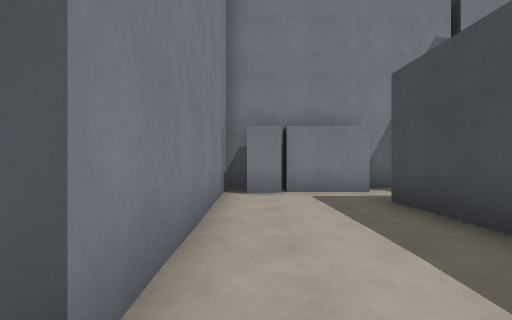
[1] (above)

21 first-person views from a walk through a level from a Godot 3-D game. The camera is 1.5 m above the floor, looks level and sees 80° across. The floor is counted in squares, 2 m on a side. Each view is taken from the middle of a square. On the plan, view 1 faces up. The plan holds only what a view shows up to about 10 squares ahead; the rest is blank. The place goes on beyond the plan. Surface patterns are stand-ins for the level's own textures.

[2]
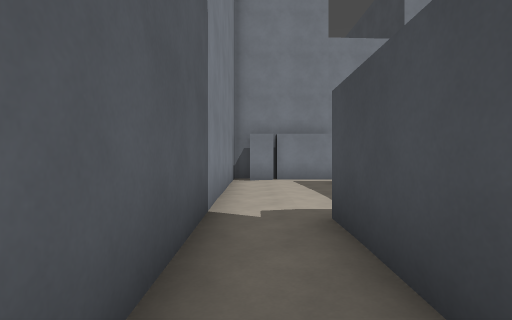

[3]
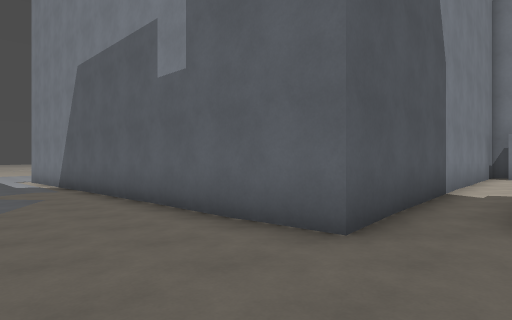

[4]
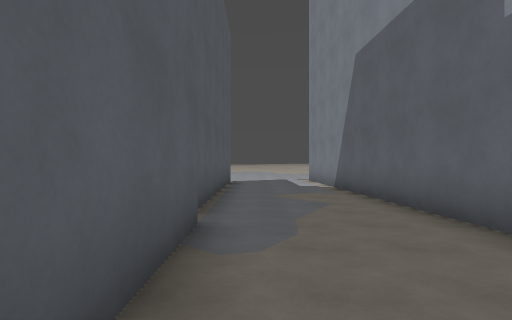

[5]
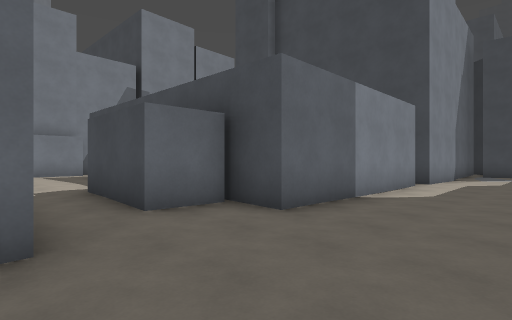

[6]
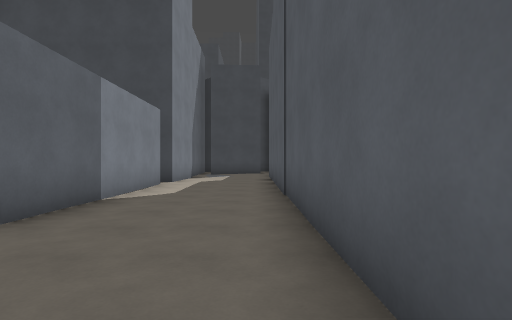

[7]
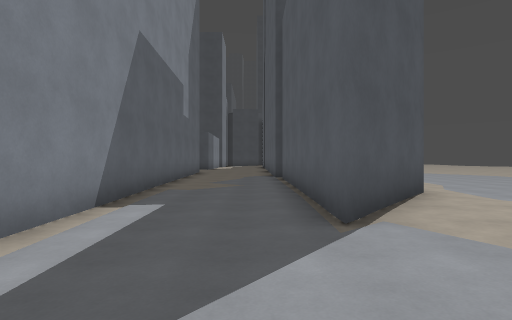

[8]
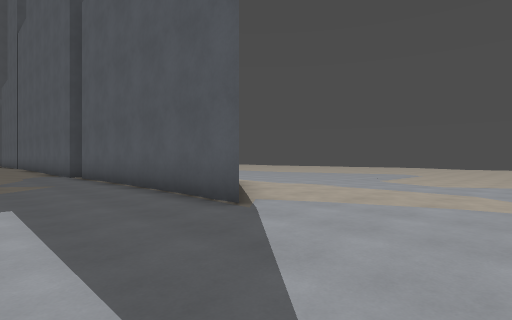

[9]
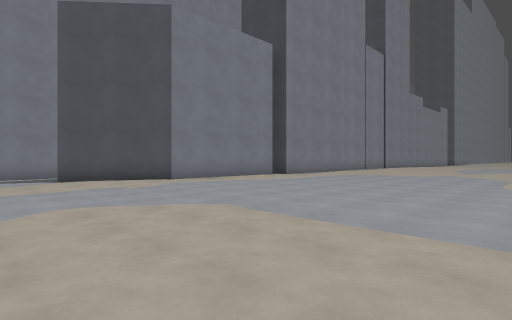

[10]
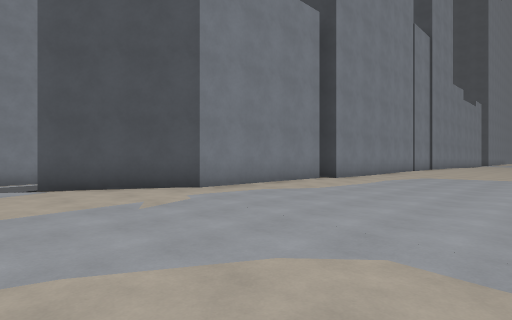

[11]
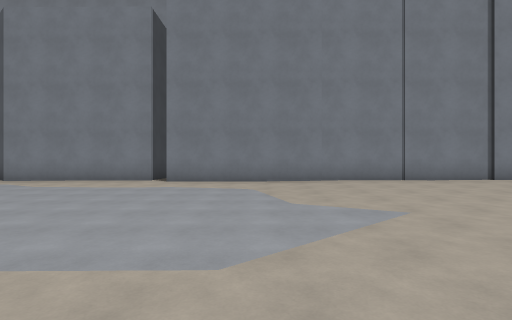

[12]
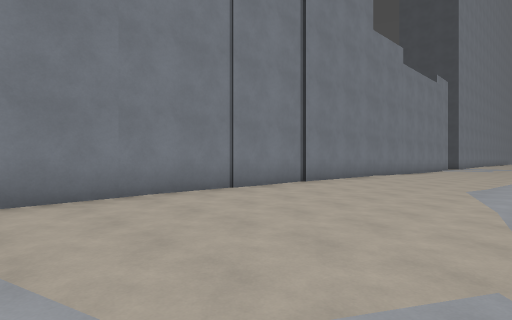

[13]
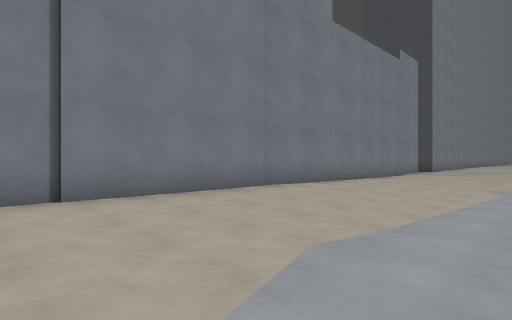

[14]
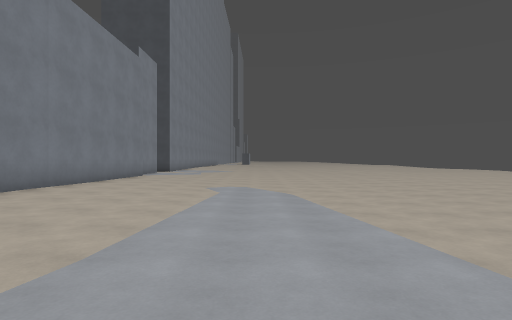

[15]
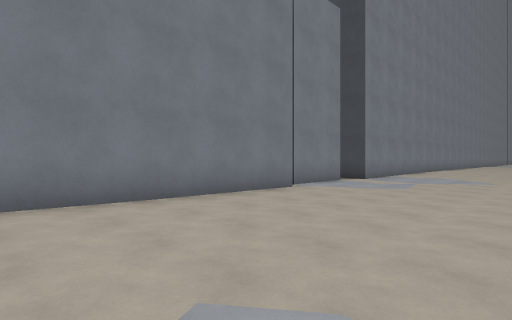

[16]
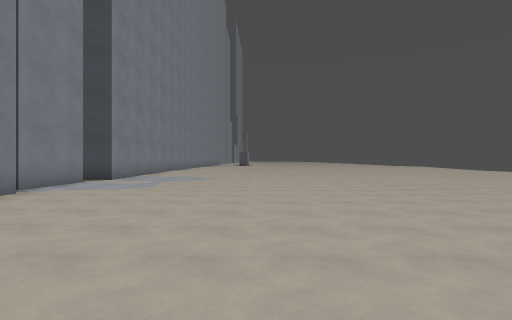

[17]
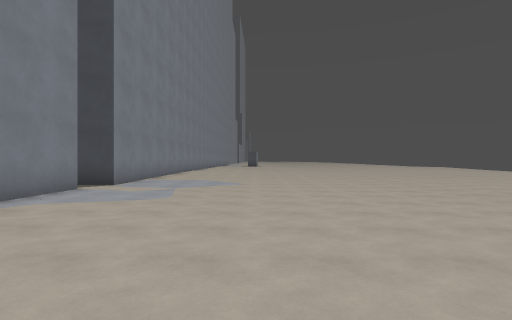

[18]
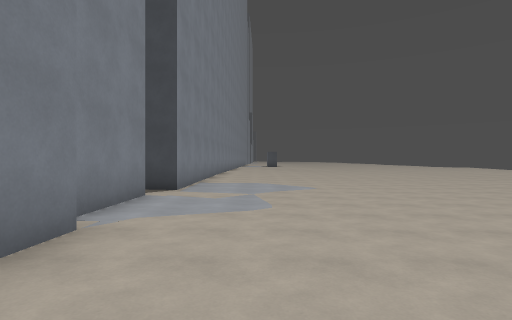

[19]
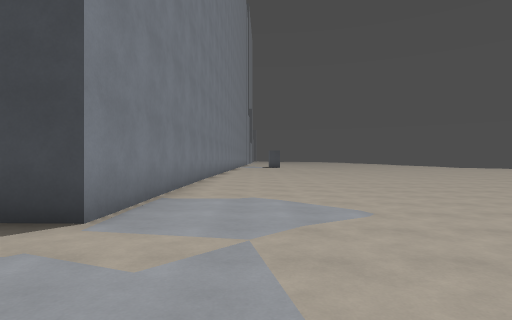

[20]
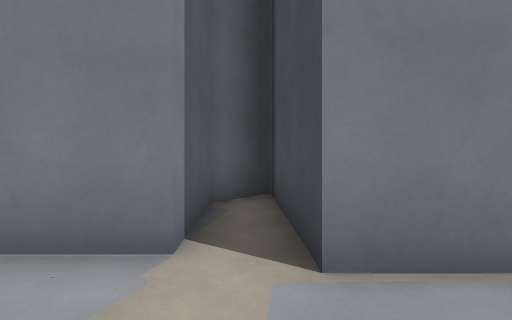

[21]
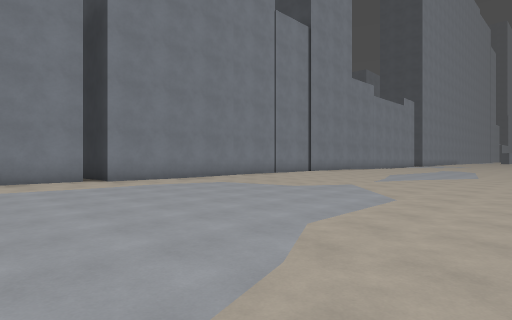

### Floor plan
Key: @ floor where view 1 was taken; # wall or solid block; . main floor; : floor 0.25 m higher than the main floor; - floor 0.25 m lower than the main floor; + floor 0.5 m higher than the main floor; _ floor 0.5 m lower than the main floor.
Columns run from 16 left of view 1 to 25 right of it. Each row starts with its distance up from view 1.
  8                  ####
  7                ####:
  6                #::::
  5                #:::#
  4                #::+#
  3                #::+#
  2                #::+
  1                #::
  0                #@#
 -1                #:#
 -2                #:###
 -3    #############...########
 -4 _---------..................
 -5 --------....................
 -6 -----.....................           ###
 -7 ----#######.##############           #.#
 -8 ---..###### ##                       #.#
 -9 --....#####.##########            ####.#
-10  --..................##############....###
-11  ----.....................................
-12  --------.................................
-13  --------------...........................
-14  ---------------..........................
-15  --------------------------...............
-16  -------------------  -------.............
-17   -------------------  ------.............
-18  - ----  ------------   ----..............
-19         - -----          .................

Positions as (right, up) in squares from view 1, and headings:
1: (0, 0), facing up
2: (0, -3), facing up
3: (1, -6), facing up-left
4: (-1, -6), facing left
5: (-1, -6), facing up-right
6: (-1, -6), facing right
7: (-16, -6), facing right
8: (-16, -4), facing down-right
9: (-15, -18), facing up-right
10: (-14, -15), facing up-right
11: (-2, -19), facing up
12: (-2, -15), facing up-right
13: (4, -15), facing up-right
14: (5, -15), facing right
15: (12, -15), facing up-right
16: (12, -15), facing right
17: (14, -14), facing right
18: (15, -12), facing right
19: (19, -12), facing right
20: (22, -12), facing up
21: (-8, -19), facing up-right
